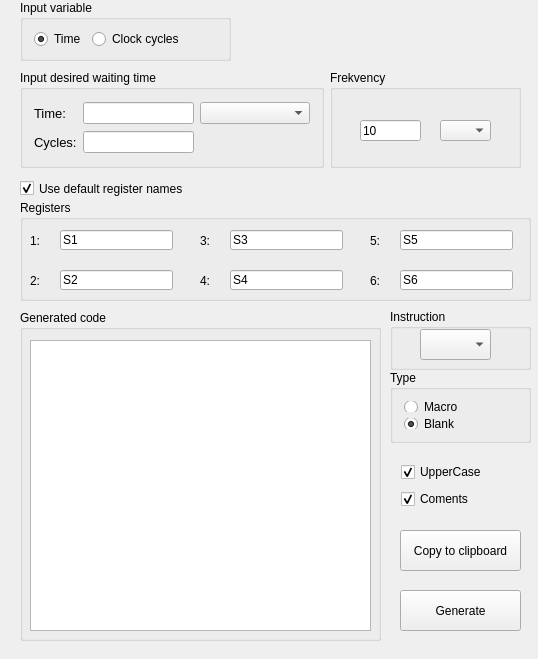
<?xml version="1.0" encoding="UTF-8"?>
<ui version="4.0">
 <class>loop_gen</class>
 <widget class="QWidget" name="loop_gen">
  <property name="geometry">
   <rect>
    <x>0</x>
    <y>0</y>
    <width>538</width>
    <height>659</height>
   </rect>
  </property>
  <property name="windowTitle">
   <string>Loop Generator</string>
  </property>
  <widget class="QPushButton" name="push_Generate">
   <property name="geometry">
    <rect>
     <x>400</x>
     <y>590</y>
     <width>121</width>
     <height>41</height>
    </rect>
   </property>
   <property name="text">
    <string>Generate</string>
   </property>
  </widget>
  <widget class="QGroupBox" name="groupBox">
   <property name="geometry">
    <rect>
     <x>20</x>
     <y>70</y>
     <width>304</width>
     <height>98</height>
    </rect>
   </property>
   <property name="title">
    <string>Input desired waiting time</string>
   </property>
   <layout class="QGridLayout" name="gridLayout">
    <item row="0" column="0">
     <widget class="QLabel" name="label_3">
      <property name="font">
       <font>
        <pointsize>10</pointsize>
       </font>
      </property>
      <property name="text">
       <string>Time:</string>
      </property>
     </widget>
    </item>
    <item row="0" column="1">
     <widget class="QLineEdit" name="Vstup_Cas"/>
    </item>
    <item row="0" column="2">
     <widget class="QComboBox" name="Box_F">
      <property name="font">
       <font>
        <pointsize>9</pointsize>
       </font>
      </property>
     </widget>
    </item>
    <item row="1" column="0">
     <widget class="QLabel" name="label_2">
      <property name="font">
       <font>
        <pointsize>10</pointsize>
       </font>
      </property>
      <property name="text">
       <string>Cycles:</string>
      </property>
     </widget>
    </item>
    <item row="1" column="1">
     <widget class="QLineEdit" name="Vstup_Cycles"/>
    </item>
    <item row="1" column="2">
     <spacer name="horizontalSpacer">
      <property name="orientation">
       <enum>Qt::Horizontal</enum>
      </property>
      <property name="sizeHint" stdset="0">
       <size>
        <width>40</width>
        <height>20</height>
       </size>
      </property>
     </spacer>
    </item>
   </layout>
  </widget>
  <widget class="QGroupBox" name="groupBox_2">
   <property name="geometry">
    <rect>
     <x>20</x>
     <y>310</y>
     <width>361</width>
     <height>331</height>
    </rect>
   </property>
   <property name="title">
    <string>Generated code</string>
   </property>
   <widget class="QTextEdit" name="Vystup_text">
    <property name="geometry">
     <rect>
      <x>10</x>
      <y>30</y>
      <width>341</width>
      <height>291</height>
     </rect>
    </property>
   </widget>
  </widget>
  <widget class="QPushButton" name="push_Copy">
   <property name="geometry">
    <rect>
     <x>400</x>
     <y>530</y>
     <width>121</width>
     <height>41</height>
    </rect>
   </property>
   <property name="text">
    <string>Copy to clipboard</string>
   </property>
  </widget>
  <widget class="QGroupBox" name="groupBox_3">
   <property name="geometry">
    <rect>
     <x>390</x>
     <y>370</y>
     <width>141</width>
     <height>73</height>
    </rect>
   </property>
   <property name="title">
    <string>Type</string>
   </property>
   <layout class="QFormLayout" name="formLayout_2">
    <property name="fieldGrowthPolicy">
     <enum>QFormLayout::AllNonFixedFieldsGrow</enum>
    </property>
    <item row="0" column="0">
     <widget class="QRadioButton" name="Button_Macro">
      <property name="text">
       <string>Macro</string>
      </property>
     </widget>
    </item>
    <item row="1" column="0">
     <widget class="QRadioButton" name="radio_blank">
      <property name="text">
       <string>Blank</string>
      </property>
      <property name="checked">
       <bool>true</bool>
      </property>
     </widget>
    </item>
   </layout>
  </widget>
  <widget class="QGroupBox" name="groupBox_5">
   <property name="geometry">
    <rect>
     <x>20</x>
     <y>0</y>
     <width>211</width>
     <height>61</height>
    </rect>
   </property>
   <property name="title">
    <string>Input variable</string>
   </property>
   <layout class="QFormLayout" name="formLayout">
    <item row="0" column="0">
     <widget class="QRadioButton" name="radio_Time">
      <property name="text">
       <string>Time</string>
      </property>
      <property name="checked">
       <bool>true</bool>
      </property>
     </widget>
    </item>
    <item row="0" column="1">
     <widget class="QRadioButton" name="radio_Cycles">
      <property name="text">
       <string>Clock cycles</string>
      </property>
     </widget>
    </item>
   </layout>
  </widget>
  <widget class="QWidget" name="verticalLayoutWidget">
   <property name="geometry">
    <rect>
     <x>390</x>
     <y>450</y>
     <width>141</width>
     <height>71</height>
    </rect>
   </property>
   <layout class="QVBoxLayout" name="verticalLayout">
    <item>
     <widget class="QCheckBox" name="check_upper">
      <property name="text">
       <string>UpperCase</string>
      </property>
      <property name="checked">
       <bool>true</bool>
      </property>
     </widget>
    </item>
    <item>
     <widget class="QCheckBox" name="check_Comments">
      <property name="text">
       <string>Coments</string>
      </property>
      <property name="checked">
       <bool>true</bool>
      </property>
     </widget>
    </item>
   </layout>
  </widget>
  <widget class="QGroupBox" name="groupBox_4">
   <property name="geometry">
    <rect>
     <x>20</x>
     <y>200</y>
     <width>511</width>
     <height>101</height>
    </rect>
   </property>
   <property name="title">
    <string>Registers</string>
   </property>
   <widget class="QLineEdit" name="line_reg1">
    <property name="geometry">
     <rect>
      <x>40</x>
      <y>30</y>
      <width>113</width>
      <height>20</height>
     </rect>
    </property>
    <property name="text">
     <string>S1</string>
    </property>
   </widget>
   <widget class="QLineEdit" name="line_reg2">
    <property name="geometry">
     <rect>
      <x>40</x>
      <y>70</y>
      <width>113</width>
      <height>20</height>
     </rect>
    </property>
    <property name="text">
     <string>S2</string>
    </property>
   </widget>
   <widget class="QLineEdit" name="line_reg3">
    <property name="geometry">
     <rect>
      <x>210</x>
      <y>30</y>
      <width>113</width>
      <height>20</height>
     </rect>
    </property>
    <property name="text">
     <string>S3</string>
    </property>
   </widget>
   <widget class="QLineEdit" name="line_reg4">
    <property name="geometry">
     <rect>
      <x>210</x>
      <y>70</y>
      <width>113</width>
      <height>20</height>
     </rect>
    </property>
    <property name="text">
     <string>S4</string>
    </property>
   </widget>
   <widget class="QLineEdit" name="line_reg5">
    <property name="geometry">
     <rect>
      <x>380</x>
      <y>30</y>
      <width>113</width>
      <height>20</height>
     </rect>
    </property>
    <property name="text">
     <string>S5</string>
    </property>
   </widget>
   <widget class="QLineEdit" name="line_reg6">
    <property name="geometry">
     <rect>
      <x>380</x>
      <y>70</y>
      <width>113</width>
      <height>20</height>
     </rect>
    </property>
    <property name="text">
     <string>S6</string>
    </property>
   </widget>
   <widget class="QLabel" name="label_4">
    <property name="geometry">
     <rect>
      <x>10</x>
      <y>30</y>
      <width>21</width>
      <height>21</height>
     </rect>
    </property>
    <property name="text">
     <string>1:</string>
    </property>
   </widget>
   <widget class="QLabel" name="label_8">
    <property name="geometry">
     <rect>
      <x>10</x>
      <y>70</y>
      <width>21</width>
      <height>21</height>
     </rect>
    </property>
    <property name="text">
     <string>2:</string>
    </property>
   </widget>
   <widget class="QLabel" name="label_10">
    <property name="geometry">
     <rect>
      <x>180</x>
      <y>70</y>
      <width>21</width>
      <height>21</height>
     </rect>
    </property>
    <property name="text">
     <string>4:</string>
    </property>
   </widget>
   <widget class="QLabel" name="label_11">
    <property name="geometry">
     <rect>
      <x>180</x>
      <y>30</y>
      <width>21</width>
      <height>21</height>
     </rect>
    </property>
    <property name="text">
     <string>3:</string>
    </property>
   </widget>
   <widget class="QLabel" name="label_12">
    <property name="geometry">
     <rect>
      <x>350</x>
      <y>70</y>
      <width>21</width>
      <height>21</height>
     </rect>
    </property>
    <property name="text">
     <string>6:</string>
    </property>
   </widget>
   <widget class="QLabel" name="label_13">
    <property name="geometry">
     <rect>
      <x>350</x>
      <y>30</y>
      <width>21</width>
      <height>21</height>
     </rect>
    </property>
    <property name="text">
     <string>5:</string>
    </property>
   </widget>
  </widget>
  <widget class="QCheckBox" name="check_default">
   <property name="geometry">
    <rect>
     <x>20</x>
     <y>180</y>
     <width>211</width>
     <height>17</height>
    </rect>
   </property>
   <property name="text">
    <string>Use default register names</string>
   </property>
   <property name="checked">
    <bool>true</bool>
   </property>
  </widget>
  <widget class="QGroupBox" name="groupBox_6">
   <property name="geometry">
    <rect>
     <x>330</x>
     <y>70</y>
     <width>191</width>
     <height>98</height>
    </rect>
   </property>
   <property name="title">
    <string>Frekvency</string>
   </property>
   <widget class="QLineEdit" name="Vstup_Frekvency">
    <property name="geometry">
     <rect>
      <x>30</x>
      <y>50</y>
      <width>61</width>
      <height>21</height>
     </rect>
    </property>
    <property name="text">
     <string>10</string>
    </property>
   </widget>
   <widget class="QComboBox" name="Box_Frekvency">
    <property name="geometry">
     <rect>
      <x>110</x>
      <y>50</y>
      <width>51</width>
      <height>21</height>
     </rect>
    </property>
    <property name="font">
     <font>
      <pointsize>9</pointsize>
     </font>
    </property>
    <property name="currentIndex">
     <number>-1</number>
    </property>
   </widget>
  </widget>
  <widget class="QGroupBox" name="groupBox_7">
   <property name="geometry">
    <rect>
     <x>390</x>
     <y>309</y>
     <width>141</width>
     <height>61</height>
    </rect>
   </property>
   <property name="title">
    <string>Instruction</string>
   </property>
   <widget class="QComboBox" name="Box_Instructions">
    <property name="geometry">
     <rect>
      <x>30</x>
      <y>20</y>
      <width>71</width>
      <height>31</height>
     </rect>
    </property>
   </widget>
  </widget>
 </widget>
 <layoutdefault spacing="6" margin="11"/>
 <resources/>
 <connections/>
</ui>
